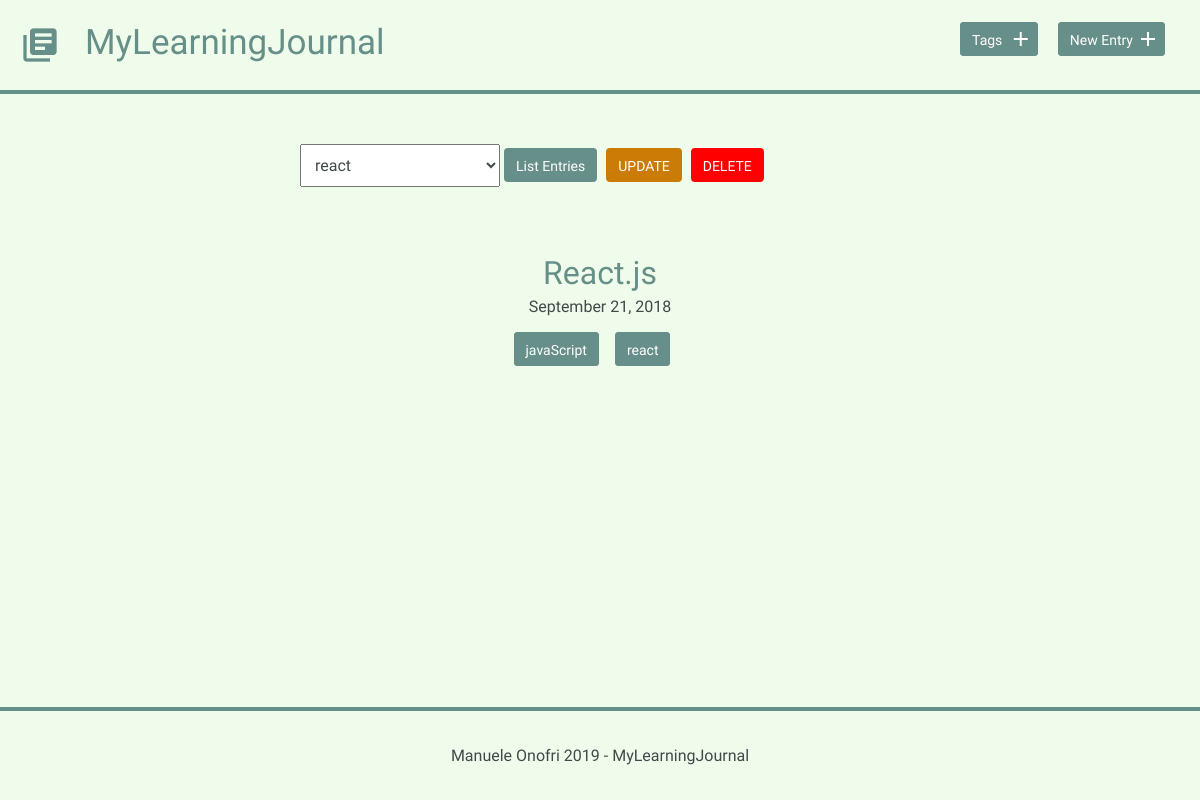
Page /tags.php?id=5 on the committed database.
### tables this page shows
CREATE TABLE "tags" (
	"id"	INTEGER NOT NULL PRIMARY KEY AUTOINCREMENT,
	"name"	TEXT NOT NULL UNIQUE
);

CREATE TABLE "entries" (
	`id`	INTEGER,
	`title`	TEXT,
	`date`	TEXT,
	`time_spent`	INTEGER,
	`learned`	BLOB,
	`resources`	BLOB,
	PRIMARY KEY(`id`)
);

### inc/functions.php (called while the page is built, shortened)
<?php
function get_entries_per_tag($tag_id) {
    include('connection.php');
    try {
        $results = $db->query('SELECT entries.* FROM entries JOIN entries_tags
                                ON entries.id = entries_tags.entries_id
                                WHERE entries_tags.tags_id = ?');
        $results->bindValue(1, $tag_id, PDO::PARAM_INT);
        $results->execute();
    } catch (Exception $e) {
       $e->getMessage();
    }
    $tags = $results->fetchAll(PDO::FETCH_ASSOC);
    return $tags;
}
function get_tags_per_entry($entry_id) {
    include('connection.php');
    try {
        $results = $db->query('SELECT tags.name, tags.id FROM tags JOIN entries_tags
                                ON tags.id = entries_tags.tags_id
                                WHERE entries_tags.entries_id = ?');
        $results->bindValue(1, $entry_id, PDO::PARAM_INT);
        $results->execute();
    } catch (Exception $e) {
       $e->getMessage();
    }
    $tags = $results->fetchAll(PDO::FETCH_ASSOC);
    return $tags;
}
function get_tag($tag_id) {
    include('connection.php');
    try {
        $result = $db->prepare('SELECT name FROM tags WHERE id = ?');
        $result->bindValue(1, $tag_id, PDO::PARAM_INT);
        $result->execute();
        $tag_name = $result->fetch();
        return $tag_name;
    } catch (Exception $e) {
        $e->getMessage();
    }
}

### tags.php (the view, shortened to what this page needs)
<?php
include('inc/functions.php');
$tags = get_tags();
if (isset($_GET['id'])) {
    $tag_id = filter_input(INPUT_GET, 'id', FILTER_SANITIZE_NUMBER_INT);
    $tag_name = get_tag($tag_id)['name'];
    $entries = get_entries_per_tag($tag_id);
}
include('inc/header.php');
?>
<div class="tags-control">
    <form action="tags.php" method="post">
        <select name="tag">
        <?php foreach ($tags as $tag) {
            if (isset($tag_id) && ($tag == $tag_name)) {
                echo "<option value='$tag' selected>$tag</option>";
            } else {
                echo "<option value='$tag'>$tag</option>";
            }
        }
        ?>
        </select>
        <input class="button" type="submit" name="submit" value="List Entries" />
        <input class="button button-update" type="submit" name="update" value="Update" />
        <input class="button button-delete" type="submit" name="delete" value="Delete" onclick="return confirm('Are you sure you want to delete the selected tag?')" />
    </form>
</div>
<?php if (isset($entries)) { ?>
    <div class="entry-list">
        <?php foreach ($entries as $entry) {
            $tags = get_tags_per_entry($entry['id']);
        ?>
            <article>
                <h2>
                    <a href="detail.php?id=<?php echo $entry['id']; ?>">
                        <?php echo $entry['title']; ?>
                    </a>
                </h2>
                <time datetime="<?php echo $entry['date']; ?>">
                    <?php echo strftime("%B %e, %G", strtotime($entry['date'])); ?>
                </time>
                <?php if (!empty($tags)) {
                    echo "<div class='tags-list'>";
                    foreach ($tags as $tag) {
                        echo "<a href='tags.php?id=" . $tag['id'] . "' class='button button-tag'>" . $tag['name'] . "</a>";
                    }
                    echo "</div>";
                } ?>
            </article>
        <?php } ?>
    </div>
<?php } ?>
<?php include('inc/footer.php'); ?>

### css/site.css (style rules this page uses)
body { font-size: 16px; color: #404a49; font-family: 'Cousine', serif; font-weight: 400; background-color: rgb(240, 252, 235); position: relative; min-height: 100vh; }
.tags-control { display: box; width: 600px; margin: 50px auto 0; }
.button { padding: 8px 10px 6px 10px; background: #678f89; border: 2px solid #678f89; border-radius: 4px; text-decoration: none; color: #FFF; position: relative; text-align: center; font-size: 14px; }
.button-delete { text-transform: uppercase; background-color: rgb(255, 0, 0); border-color: rgb(255, 0, 0); }
.button-update { text-transform: uppercase; background-color: #ca7c07; border-color: #ca7c07; }
.button-tag { margin-right: 1rem; }
h1, h2, h3 { margin: 0; font-weight: 400; line-height: 1em; color: #000; }
h2 { font-size: 32px; }
h2 a { text-decoration: none; color: #678f89; }
.entry-list, .edit-entry, .new-entry, .edit-tag { max-width: 800px; margin: 0 auto; padding: 70px 0 150px 0; }
.entry-list article { margin-bottom: 70px; text-align: center; }
.entry-list article:last-child { margin-bottom: 0; }
.entry-list article h2 { margin-bottom: 8px; }
.tags-list { margin-top: 1.5rem; }
input[type=submit] { margin-right: 5px; }
select { padding: 10px; width: 200px; }

### rows in the picture
tags: tag "react"
entries: title "React.js", date "September 21, 2018", name "javaScript", name "react"
